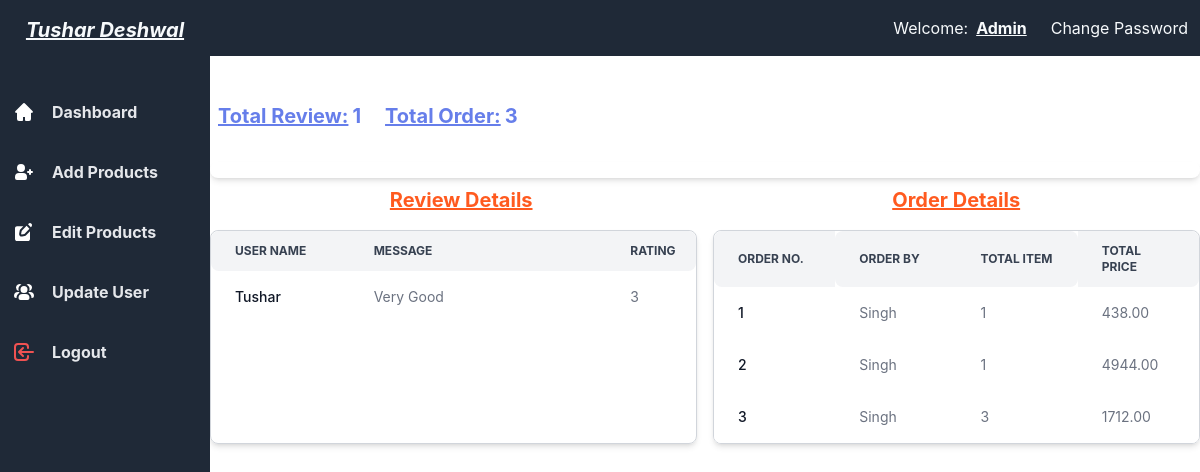
The app's page /admin_page/ with its own data.
### Ecommerce_app/models.py (models this page shows)
class ReviewData(models.Model):
    user_name = models.CharField(max_length=30)
    text = models.CharField(max_length=100)
    star = models.PositiveIntegerField()

class OrderData(models.Model):
    order_by = models.CharField(max_length=30)
    order_number = models.PositiveIntegerField()
    order_status = models.CharField(max_length=30)
    total_item = models.PositiveIntegerField()
    payment_method = models.CharField(max_length=30)
    total_price = models.DecimalField(max_digits=10, decimal_places=2)
    order_time = models.DateTimeField()

### Ecommerce_app/views.py (the view)
# urls.py: path('admin_page/', views.admin_page, name='admin_page'),
def admin_page(request):
    username = request.session.get('user_firstname')
    return render(request, "admin/admin.html", {"username": username, "review_data": review_data, "order_details": order_details})

### templates/admin/admin.html (shortened to what this page needs)
<!DOCTYPE html>
<html lang="en">
<head>
</head>
<body class="text-black">
 {% extends 'admin/base.html' %}
 {% block content %}
    <h1 class="flex items-center font-sans text-center font-bold break-normal text-indigo-500 px-2 py-8 text-xl">
        <div class="flex">
            <span class="underline mr-1">Total Review:</span>{{ review_data|length }}
            <span class="underline mr-1 ml-6">Total Order:</span>{{ order_details|length }}
        </div>
    </h1>
    <div class="relative overflow-x-auto shadow-md sm:rounded-lg">
        <div class="flex flex-column sm:flex-row flex-wrap space-y-4 sm:space-y-0 items-center justify-between pb-4">
    </div>
    </div>
    <div class="mt-2 flex justify-around font-sans text-center font-bold break-normal text-orange-500 text-xl">
        <div class="underline">Review Details</div>
        <div class="underline">Order Details</div>
    </div>
    <div class="flex justify-between mt-4">
        <div class="w-1/2 border border-gray-300 rounded-lg shadow-md overflow-hidden mr-4">
          <table class="w-full table-fixed text-sm text-left rtl:text-right text-gray-500 dark:text-gray-400">
            <thead class="text-xs text-gray-700 uppercase bg-gray-100 dark:bg-gray-700 dark:text-gray-400">
                <tr>
                    <th scope="col" class="px-6 py-3 rounded-s-lg">
                        User name
                    </th>
                    <th scope="col" class="py-3">
                        Message
                    </th>
                    <th scope="col" class="px-24 py-3 rounded-e-lg">
                        Rating
                    </th>
                </tr>
            </thead>
            <tbody>
                {% for review in review_data %}
                <tr class="bg-white dark:bg-gray-800">
                    <th scope="row" class="px-6 py-4 font-medium text-gray-900 whitespace-nowrap dark:text-white">
                        <review class="user_name3">{{review.user_name|capfirst}}</review>
                    </th>
                    <td class="py-4">
                        {{review.text|slice:":30" }}{% if review.text|length > 30 %}...{% endif %}
                    </td>
                    <td class="px-24 py-4">
                        {{review.star}}
                    </td>
                </tr>
                {% endfor %}
            </tbody>
          </table>
        </div>
        <div class="w-1/2 border border-gray-300 rounded-lg shadow-md overflow-hidden">
          <table class="w-full table-fixed text-sm text-left rtl:text-right text-gray-500 dark:text-gray-400">
            <thead class="text-xs text-gray-700 uppercase bg-gray-100 dark:bg-gray-700 dark:text-gray-400">
                <tr>
                    <th scope="col" class="px-6 py-3 rounded-s-lg">
                        Order No.
                    </th>
                    <th scope="col" class="px-6 py-3 rounded-s-lg">
                        Order By
                    </th>
                    <th scope="col" class="px-6 py-3 rounded-e-lg">
                        Total Item
                    </th>
                    <th scope="col" class="px-6 py-3 rounded-e-lg">
                        Total Price
                    </th>
                </tr>
            </thead>
            <tbody>
                {% for order in order_details %}
                <tr class="bg-white dark:bg-gray-800">
                    <th scope="row" class="px-6 py-4 font-medium text-gray-900 whitespace-nowrap dark:text-white">
                        {{order.order_number}}
                    </th>
                    <td class="px-6 py-4">
                        {{order.order_by|capfirst}}
                    </td>
                    <td class="px-6 py-4">
                        {{order.total_item}}
                    </td>
                    <td class="px-6 py-4">
                        {{order.total_price}}
                    </td>
                </tr>
                {% endfor %}
            </tbody>
          </table>
        </div>
    </div>
 {% endblock %}

### templates/admin/base.html (shortened to what this page needs)
<!DOCTYPE html>
<html lang="en">
<head>
    {% load static %}
    <link href="https://unpkg.com/tailwindcss@^1.0/dist/tailwind.min.css" rel="stylesheet">
    <link href="https://cdnjs.cloudflare.com/ajax/libs/flowbite/2.3.0/flowbite.min.css" rel="stylesheet" />
</head>
<body>
    <header class="bg-gray-800 text-gray-100 p-3 py-4 fixed top-0 w-full z-10">
        <div class="flex justify-end">
            <div class="flex items-center space-x-6">
                <div>Welcome:<span class="ml-2 font-bold underline">Admin</span></div>
                <div class="hover:underline hover:text-blue-500"><a href="#">Change Password</a></div>
            </div>
        </div>
    </header>
    <div class="sidebar bg-gray-800">
        <div class="text-gray-100 text-xl text-center mt-4">
            <h1 class="font-bold italic underline">Tushar Deshwal</h1>
        </div>
        <div class="pt-8 text-base text-center hover:text-black">
            <a href="/admin_page">
                <div class="p-3 mt-3 flex items-center rounded-md duration-300 cursor-pointer hover:bg-gray-700">
                    <span class="ml-4 text-gray-200 font-bold">Dashboard</span>
                </div>
            </a>
            <a href="#">
                <div class="p-3 mt-3 flex items-center rounded-md duration-300 cursor-pointer hover:bg-gray-700">
                    <span class="ml-4 text-gray-200 font-bold">Add Products</span>
                </div>
            </a>
            <a href="/edit_page">
            <div class="p-3 mt-3 flex items-center rounded-md duration-300 cursor-pointer hover:bg-gray-700">
                <span class="ml-4 text-gray-200 font-bold">Edit Products</span>
            </div>
            </a>
            <a href="/user_page">
            <div class="p-3 mt-3 flex items-center rounded-md duration-300 cursor-pointer hover:bg-gray-700">
                <span class="ml-4 text-gray-200 font-bold">Update User</span>
            </div>
            </a>
            <a href="/logout_user">
            <div class="p-3 mt-3 flex items-center rounded-md duration-300 cursor-pointer hover:bg-gray-700">
                <svg class="h-6 w-6 text-red-500"  fill="none" viewBox="0 0 24 24" stroke="currentColor">
                    <path stroke-linecap="round" stroke-linejoin="round" stroke-width="2" d="M11 16l-4-4m0 0l4-4m-4 4h14m-5 4v1a3 3 0 01-3 3H6a3 3 0 01-3-3V7a3 3 0 013-3h7a3 3 0 013 3v1"/>
                </svg>
                <span class="ml-4 text-gray-200 font-bold">Logout</span>
            </div>
            </a>
        </div>
    </div>
    <div class="content">
        <div>
            {% block content %}
            {% endblock %}
        </div>
    </div>
</body>
</html>

### templates/admin/base.html (style rules this page uses)
.sidebar { top: 0; bottom: 0; left: 0; position: fixed; width: 210px; overflow-y: auto; color: white; z-index: 20; }
.content { width: calc(100% - 210px); margin-top: 70px; margin-left: 210px; }

### records on screen
ReviewData: user_name "Tushar", text "Very Good", star "3"
OrderData: order_number "1", order_by "Singh", total_item "1", total_price "438.00"
OrderData: order_number "2", order_by "Singh", total_item "1", total_price "4944.00"
OrderData: order_number "3", order_by "Singh", total_item "3", total_price "1712.00"

### other values on screen
{{ review_data|length }} "1"
{{ order_details|length }} "3"
